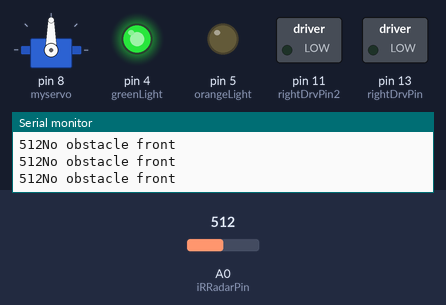
Recording of a sketch running on a simulated Arduino Uno, built with avr-gcc and run on an emulated ATmega328P. On the bench: servo, switched loads named in the sketch (green lamp = pin HIGH), output pins drawn as LEDs (lit = HIGH), the last lines printed to the serial monitor. The inputs (shaded band) are chosen by the test bench; at power-on: A0 (iRRadarPin) = 512. Pins used as bus, display or sensor lines are not drawn.

Above: at 1.3 s.
1.4 s: A0 (iRRadarPin) set to 212
2.9 s: A0 (iRRadarPin) set to 193
At 3.9 s:
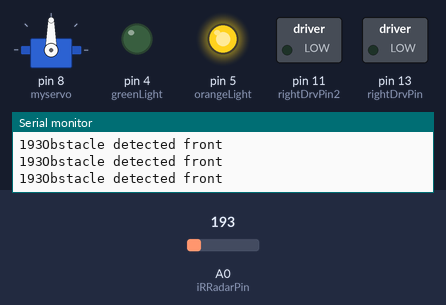
4.5 s: A0 (iRRadarPin) set to 210
At 6.0 s:
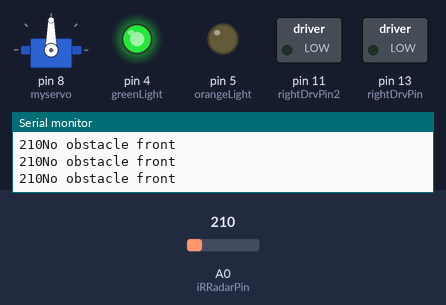
Timing chart, 0 to 7.5 s (numbered marks = the images above; inputs shaded):
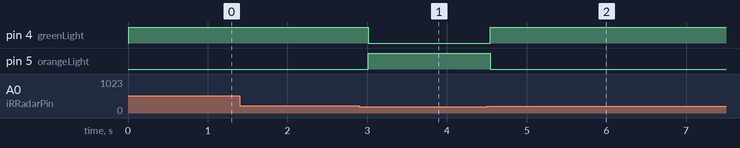

The sketch:

car.ino
```cpp
#include <Servo.h>
#include "NewPing.h"
#include <IRremote.h>  //including infrared remote header file
Servo myservo;  // create servo object to control a servo
///
const int iRRadarPin  = A0;

int iRRadarDistance  = 0;

///
int potpin = 0;  // analog pin used to connect the potentiometer
int val;    // variable to read the value from the analog pin
#define echoPin 6 // attach pin D2 Arduino to pin Echo of HC-SR04
#define trigPin 7 //attach pin D3 Arduino to pin Trig of HC-SR04
#define maxDistance 400 //attach pin D3 Arduino to pin Trig of HC-SR04
# define orangeLight 5
# define greenLight 4
# define irTestPin 2
////////////////////
// remote init
int RECV_PIN = 3; // the pin where you connect the output pin of IR sensor
IRrecv irrecv(RECV_PIN);
decode_results results;
////////////////////
int pos = 0;
#define rightDrvPin 13 //pin for DC Motor // Right drive
#define leftDrvPin 12 //pin for DC Motor // Left drive
#define rightDrvPin2 11 //pin for DC Motor // Right drive
#define leftDrvPin2 10 //pin for DC Motor // Left drive

float duration; // variable for the duration of sound wave travel
float distance; // variable for the distance measurement

bool obstaclFront = false;

NewPing sonar(trigPin, echoPin, maxDistance);


void setup() {
  irrecv.enableIRIn();
  //set the mode for drive pins
  pinMode(rightDrvPin, OUTPUT);
  pinMode(leftDrvPin, OUTPUT);
  pinMode(rightDrvPin2, OUTPUT);
  pinMode(leftDrvPin2, OUTPUT);
  pinMode(orangeLight, OUTPUT);
  pinMode(greenLight, OUTPUT);
  myservo.attach(8);
  pinMode(iRRadarPin, INPUT);
  pinMode(trigPin, OUTPUT); // Sets the trigPin as an OUTPUT
  pinMode(echoPin, INPUT); // Sets the echoPin as an INPUT
  Serial.begin(9600); // // Serial Communication is starting with 9600 of baudrate speed
  Serial.println("Ultrasonic Sensor HC-SR04 Test"); // print some text in Serial Monitor
  Serial.println("with Arduino UNO R3");
}

void loop() {
 // ultrSonicRead();
  detectDistance();
  //zservoSweepLook();
 // getRemote();


  selfDrive();
}

void selfDrive() {drive();

  if (!obstaclFront) {
    stopDrive();
     delay(500);
//  //  servoLookRight();
//    turnRight();
//    delay(1000);
//    pos=0;
//    if (obstaclFront) {
//       drive();
//      }else{
//         servoLookLeft();
//    turnLeft();
//
//        }
  }
}

// decode the remote code
void getRemote() {
  if (IrReceiver.decode()) {
    // Print a short summary of received data
    IrReceiver.printIRResultShort(&Serial);
    if (IrReceiver.decodedIRData.protocol == UNKNOWN) {
      // We have an unknown protocol here, print more info
      IrReceiver.printIRResultRawFormatted(&Serial, true);
    }
    Serial.println();
    /*
       !!!Important!!! Enable receiving of the next value,
       since receiving has stopped after the end of the current received data packet.
    */
    IrReceiver.resume(); // Enable receiving of the next value

    /*
       Finally, check the received data and perform actions according to the received command
    */
    switch (IrReceiver.decodedIRData.command  ) {
      // up button pressed
      case 0x46: digitalWrite(irTestPin, HIGH);
        delay(10);
        digitalWrite(irTestPin, LOW);
        drive();
        break;
      // down button pressed
      case 0x15: digitalWrite(irTestPin, HIGH);
        delay(10);
        digitalWrite(irTestPin, LOW);
        backDrive();
        break;
      case 0x43: digitalWrite(irTestPin, HIGH);
        delay(10);
        digitalWrite(irTestPin, LOW);
        servoLookRight();
        turnRight();
        break;
      case 0x44: digitalWrite(irTestPin, HIGH);
        delay(10);
        digitalWrite(irTestPin, LOW);
        servoLookLeft();
        turnLeft();
        break;
      case 0x40: digitalWrite(irTestPin, HIGH);
        delay(10);
        digitalWrite(irTestPin, LOW);
        stopDrive();
        break;

    }
  }

}
//////


// using the distance sensor  BACK
void detectDistance( ) { /* function testGP2Y0A21 */
  ////Read distance sensor
  iRRadarDistance = analogRead(iRRadarPin);
  Serial.print(iRRadarDistance);

  if (iRRadarDistance < 200) {
    Serial.println(F("Obstacle detected front"));
    obstaclFront = true;
    digitalWrite(orangeLight, HIGH);
      digitalWrite(greenLight, LOW);

  } else {
    //  digitalWrite(orangeLight, LOW);
    Serial.println(F("No obstacle front"));
    digitalWrite(orangeLight, LOW);
    digitalWrite(greenLight, HIGH);
    obstaclFront = false;
  }
}


//
//
//int distRawToPhys(int raw) { /* function distRawToPhys */
//  ////IR Distance sensor conversion rule
//  float Vout = float(raw) * 0.0048828125; // Conversion analog to voltage
//  int phys = 13 * pow(Vout, -1); // Conversion volt to distance
//
//  return phys;
//}


// spin one wheel to drive Right
void turnRight() {
  digitalWrite(rightDrvPin, LOW);
  digitalWrite(leftDrvPin, HIGH);


}
// spin one wheel to drive Right
void turnLeft() {
  digitalWrite(rightDrvPin2, HIGH);
  digitalWrite(leftDrvPin2, LOW);


}
// brake
void stopDrive() {

  digitalWrite(rightDrvPin, LOW);
  digitalWrite(leftDrvPin, LOW);
  digitalWrite(rightDrvPin2, LOW);
  digitalWrite(leftDrvPin2, LOW);
}
// drive forward
void drive() {
  // digitalWrite(orangeLight, LOW);
  //digitalWrite(greenLight, HIGH);
  digitalWrite(rightDrvPin, LOW);
  digitalWrite(leftDrvPin, HIGH);
  digitalWrite(rightDrvPin2, LOW);
  digitalWrite(leftDrvPin2, HIGH);
}
// drive backwards
void backDrive() {
  // digitalWrite(orangeLight, HIGH);
  // digitalWrite(greenLight, LOW);
  digitalWrite(rightDrvPin, HIGH);
  digitalWrite(leftDrvPin, LOW);
  digitalWrite(rightDrvPin2, HIGH);
  digitalWrite(leftDrvPin2, LOW);
}


// look left right
void servoSweepLook() {

  for ( pos = 0; pos <= 100; pos += 1) {
    // in steps of 1 degree
    myservo.write(pos);
    delay(15);
  }

  for ( pos = 100; pos >= 0; pos -= 1) {
    myservo.write(pos);
    delay(15);
  }
}

// look  right
void servoLookRight() {
  pos = -180;
  myservo.write(pos);
  delay(15);
}

// look left
void servoLookLeft() {
  pos = 180;
  myservo.write(pos);
  delay(15);
}


//
void ultrSonicRead() {
  duration = sonar.ping();

  distance = (duration * 0.5) * 0.0343;
  //send results to the serial monitor

  if ( distance < 80) {
    Serial.println("Out Of Range ");
    //    stopDrive();
    //    turnLeft();
    //    delay(1000);
    //    backDrive();
    //    delay(1000);
    stopDrive();

  }
  else {
    Serial.print("Distance: ");
    Serial.println(distance);
    Serial.print(" cm ");
    //delay(500);

  }
  //delay(500);
}
```

Measured:
- the behaviour switches between 200 and 199 on A0 (iRRadarPin) (found by bisection; images 0 and 1)
- after the input at 2.9 s, pin 4 (greenLight): HIGH → LOW after 0.11 s; pin 5 (orangeLight): LOW → HIGH after 0.11 s
- after the input at 4.5 s, pin 4 (greenLight): LOW → HIGH at once; pin 5 (orangeLight): HIGH → LOW at once
